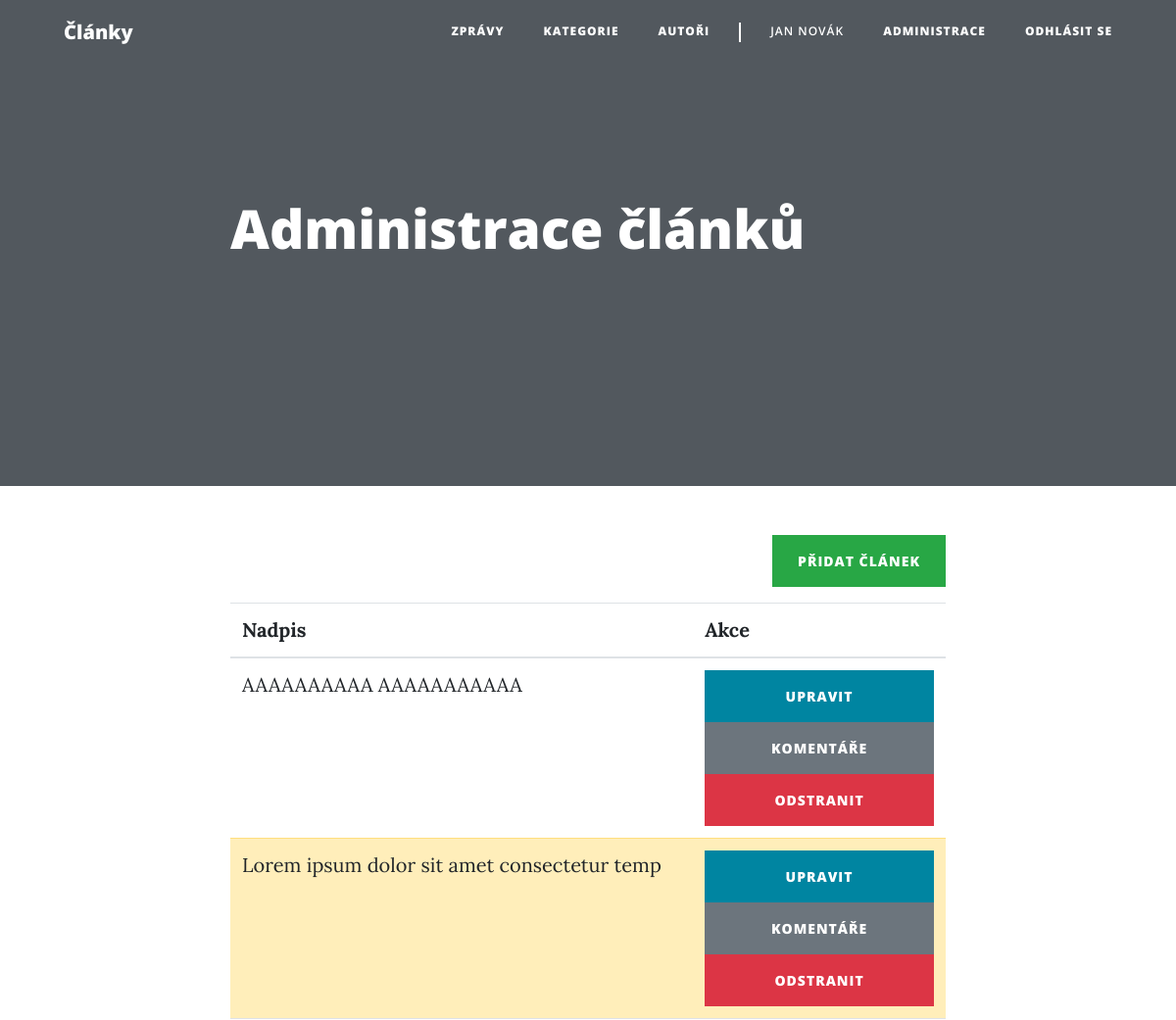
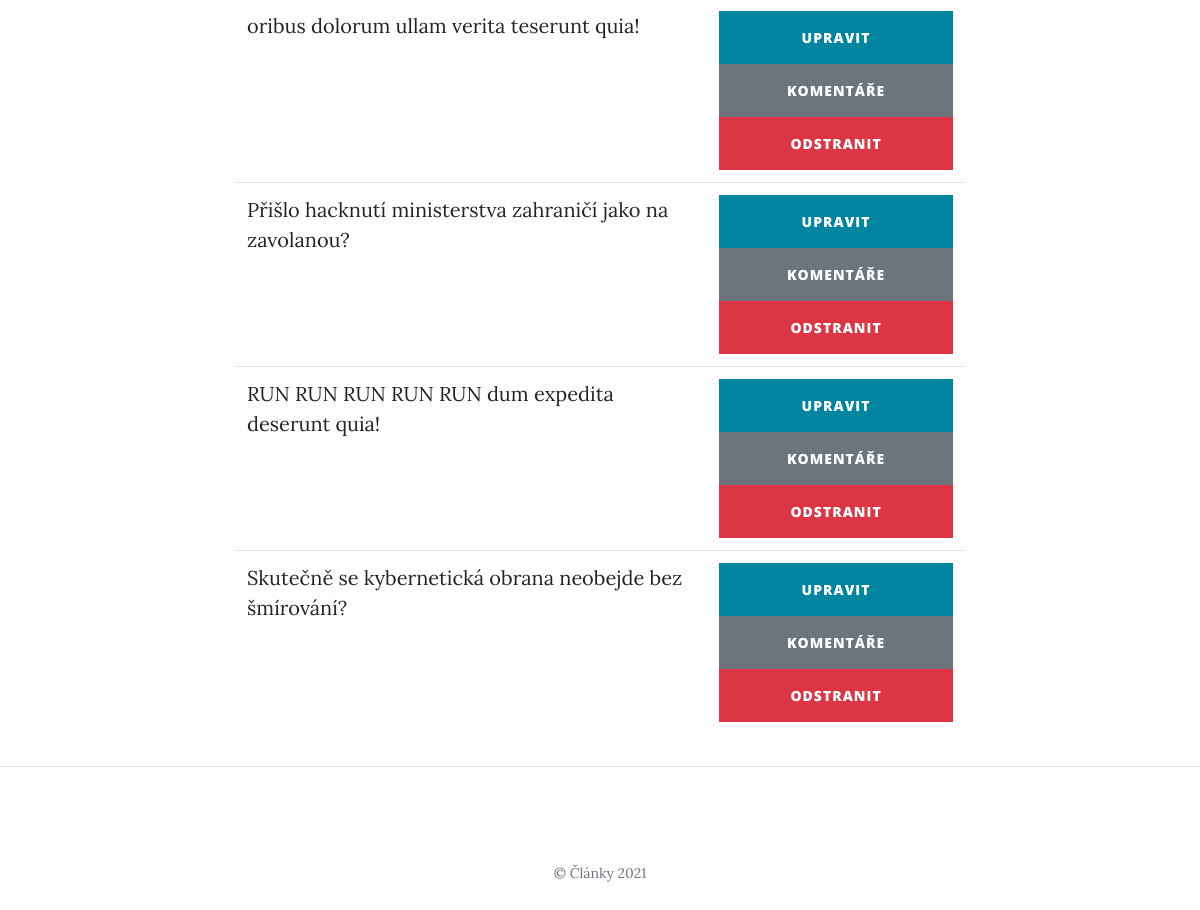
The app's page /article_administration.php (signed in) with its own data (2 pictures, top to bottom).
### tables this page shows
CREATE TABLE `article` (
  `id` int(10) UNSIGNED NOT NULL,
  `user_id` int(10) UNSIGNED DEFAULT NULL,
  `title` varchar(150) NOT NULL,
  `perex` text NOT NULL,
  `text` text NOT NULL,
  `created_at` datetime NOT NULL DEFAULT current_timestamp(),
  `published` tinyint(1) NOT NULL DEFAULT 0
);

### php/Application.php (called while the page is built, shortened)
<?php
class Application
{
    public static function loadModel($className)
    {
        $filename = "./php/model/" . $className . ".php";
    }
}

### php/model/Database.php (called while the page is built, shortened)
<?php
class Database
{
    private $conn;
    public function __construct()
    {
        $this->conn = new PDO(sprintf("mysql:host=%s;dbname=%s", self::HOST, self::DBNAME), self::USER, self::PASS, [
            PDO::ATTR_ERRMODE => PDO::ERRMODE_EXCEPTION
        ]);
        $this->conn->query("set names utf8");
    }
    public function select($sql, $params = [])
    {
        $stmt = $this->execute($sql, $params);
        return $stmt->fetchAll();
    }
    private function execute($sql, $params = [])
    {
        $stmt = $this->conn->prepare($sql);
        $stmt->execute($params);
        return $stmt;
    }
}

### php/model/BaseRepository.php (called while the page is built, shortened)
<?php
abstract class BaseRepository
{
    public function __construct(Database $db)
    {
        $this->db = $db;
    }
}

### php/model/ArticleRepository.php (called while the page is built, shortened)
<?php
class ArticleRepository extends BaseRepository
{
    public function getArticlesAlphabetically()
    {
        $sql = "
            select
                article.*,
                user.name as user_name
            from article
                left join user on article.user_id = user.id
            order by title
        ";
        $articles = $this->db->select($sql);
        return $this->addCategories($articles);
    }
    private function addCategories($articles)
    {
        $cr = new CategoryRepository($this->db);
        foreach ($articles as $key => $article) {
            $articles[$key]["categories"] = $cr->getCategoriesArticle($article["id"]);
        }
        return $articles;
    }
}

### php/model/CategoryRepository.php (called while the page is built, shortened)
<?php
class CategoryRepository extends BaseRepository
{
    public function getCategoriesArticle($article_id)
    {
        $sql = "
            select
                category.*
            from category
                inner join article_category on article_category.category_id = category.id
            where article_category.article_id = :article_id
        ";
        $params = [
            ":article_id" => $article_id
        ];
        $categories = $this->db->select($sql, $params);
        return $categories;
    }
}

### article_administration.php (the view, shortened to what this page needs)
<?php
require_once "./php/Application.php";
$db = new Database();
$ar = new ArticleRepository($db);
$articles = $ar->getArticlesAlphabetically();
include "./php/partials/document_start.php";
?>
<div class="text-right mb-3">
  <a class="btn btn-success" href="article_add.php">Přidat článek</a>
</div>
<table class="table table-hover">
  <thead>
    <tr>
      <th scope="col">Nadpis</th>
      <th scope="col">Akce</th>
    </tr>
  </thead>
  <tbody>
    <?php foreach ($articles as $article) : ?>
      <tr <?= $article["published"] == 1 ? "" : 'class="table-warning"' ?>>
        <td><?= $article["title"] ?></td>
        <td>
          <a class="btn btn-primary w-100 px-0" href="<?= "article_edit.php?id=" . $article["id"] ?>">Upravit</a>
          <a class="btn btn-secondary w-100 px-0" href="<?= "article_comments.php?id=" . $article["id"] ?>">Komentáře</a>
          <a class="btn btn-danger w-100 px-0" href="<?= "article_delete.php?id=" . $article["id"] ?>">Odstranit</a>
        </td>
      </tr>
    <?php endforeach; ?>
  </tbody>
</table>
<?php
include "./php/partials/document_end.php";

### css/clean-blog.css (style rules this page uses)
body { font-size: 20px; color: #212529; font-family: "Lora", "Times New Roman", serif; }
a { color: #212529; transition: all 0.2s; }
.btn { font-size: 14px; font-weight: 800; padding: 15px 25px; letter-spacing: 1px; text-transform: uppercase; border-radius: 0; font-family: "Open Sans", "Helvetica Neue", Helvetica, Arial, sans-serif; }
.btn-primary { background-color: #0085a1; border-color: #0085a1; }

### records on screen
article: title "AAAAAAAAAA AAAAAAAAAAA"
article: title "Lorem ipsum dolor sit amet consectetur temp"
article: title "oribus dolorum ullam verita teserunt quia!"
article: title "Přišlo hacknutí ministerstva zahraničí jako na zavolanou?"
article: title "RUN RUN RUN RUN RUN dum expedita deserunt quia!"
article: title "Skutečně se kybernetická obrana neobejde bez šmírování?"

### other values on screen
Application::logged_user()["name"] "JAN NOVÁK"
$heading "Administrace článků"
